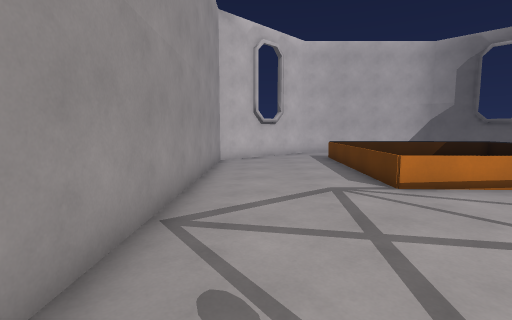
view 1 (above)

16 first-person views from a walk through a Godot game level. The camera is 1.4 m above the floor, tilts 6° down and sees 85° across. The floor is counted in squares, 1 m on a side. Each view is taken from the middle of a square. On the plan, view 1 faces up. The plan holds only what a view shows up to about 14 squares ahead; the rest is blank. The place goes on beyond the plan. Some surface patterns are stand-ins.

view 2
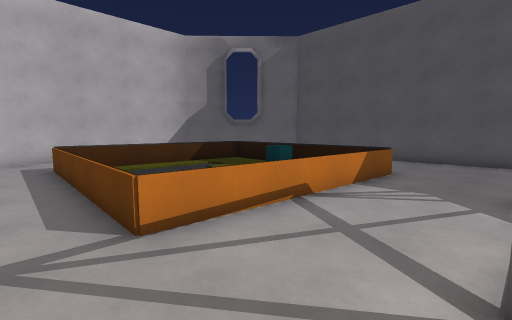

view 3
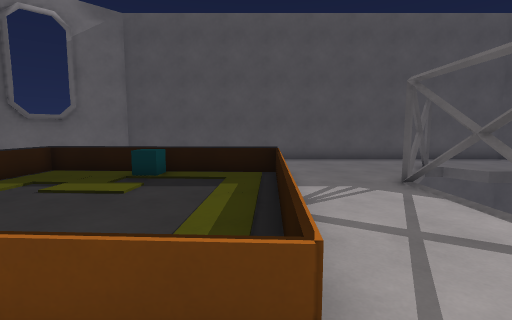

view 4
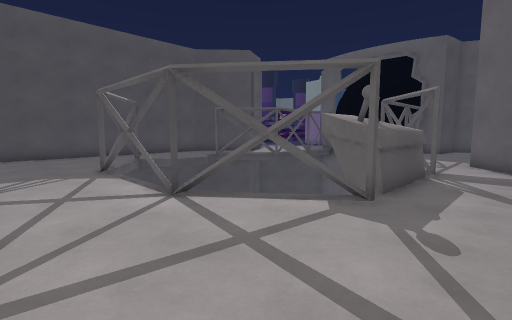

view 5
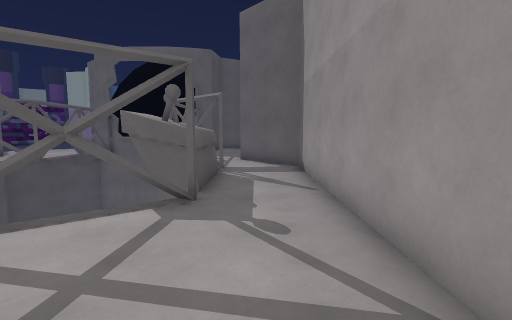

view 6
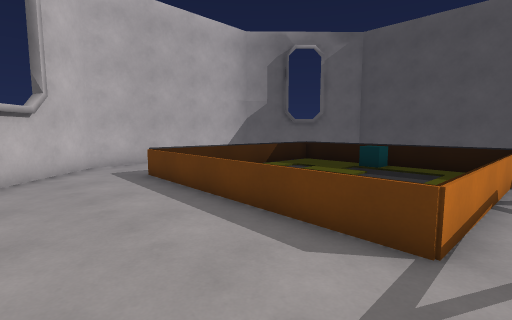

view 7
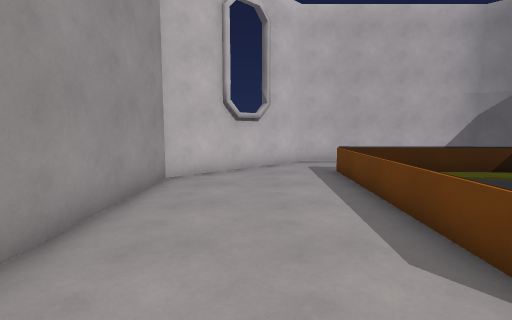

view 8
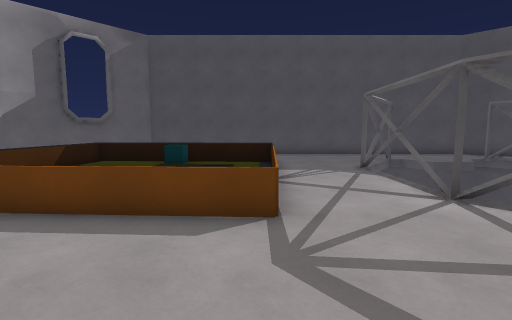

view 9
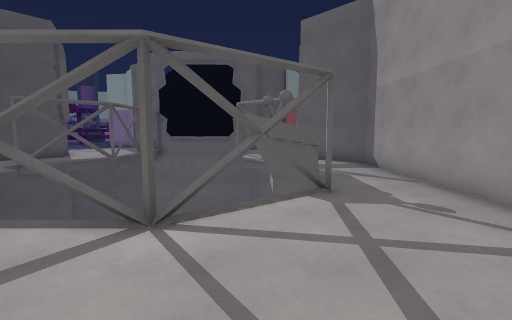

view 10
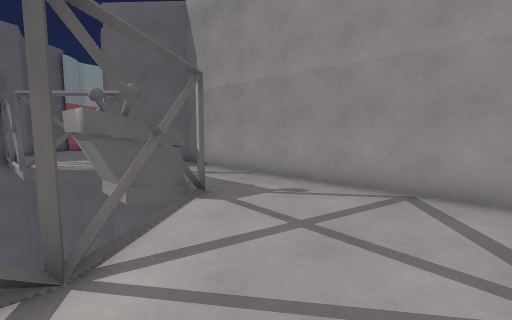

view 11
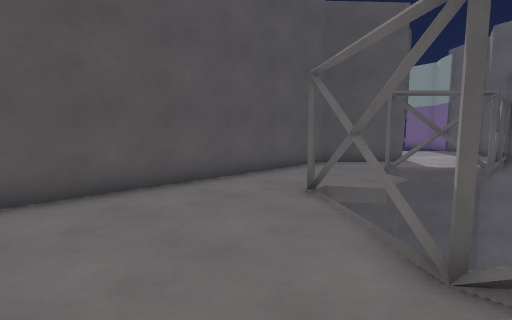

view 12
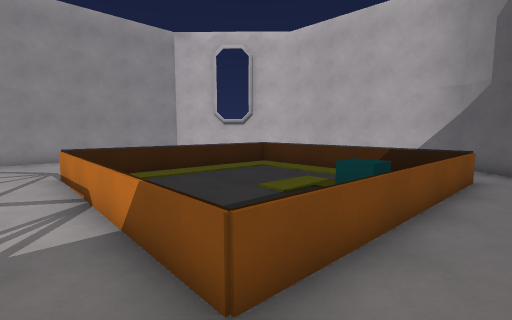

view 13
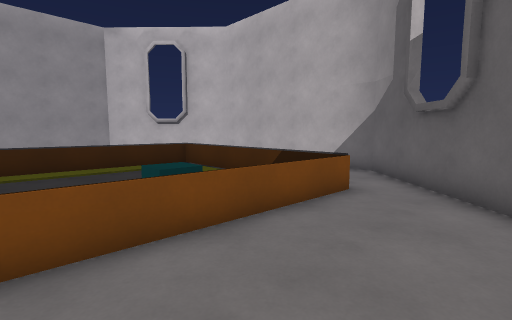

view 14
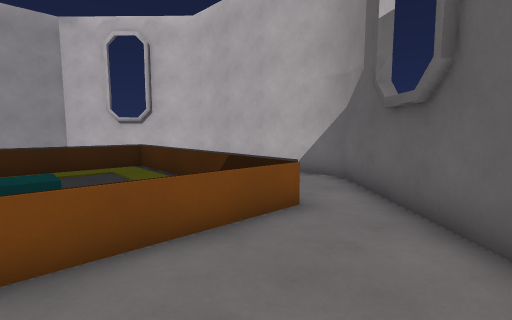

view 15
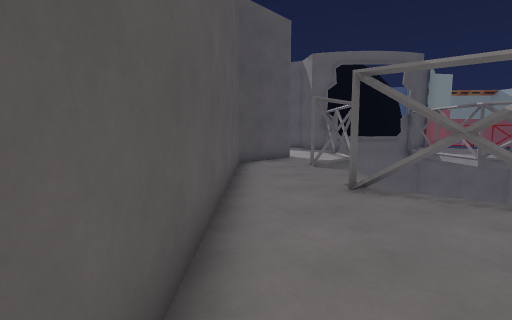

view 16
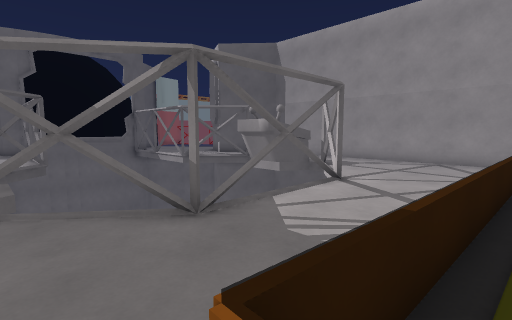

### Floor plan
Key: @ floor where view 1 was taken; # wall or solid block; x gap in a wall; . floor; ^ raised ledge; v drop or lower ground; T terminal.
Columns run from 2 left of view 1 to 16 right of it. Each row starts with its distance up from view 1.
 18     ###########
 17    ##...    ..##
 16   ##...      ..##
 15  ##....      ...##
 14 ##....^^^^^^^^^..##
 13 #.....^       ^...#
 12 #.....^       ^...#
 11 #.....^     ^^....#
 10 #.....^     ^^....#
  9 #.....^      ^... #
  8 #.....^      ^.. .#
  7 #.....^^^^^^^^....#
  6 #............^....#
  5 #.................#
  4 #.................#
  3 #......vxvxv......#
  2 #....#v     v#....#
  1 #...#v       v#...#
  0 #.@TT         v#..#
 -1 #...TT        ....#
 -2 #...TT        ....#
 -3 #...TT        v...#
 -4 #..#           #..#
 -5 #...#        v#...#
 -6 ##...#      v#...##
 -7  ##...v     v...##

Positions as (right, up) in squares from view 1, and headings:
1: (0, 0), facing up
2: (2, 3), facing up-right
3: (2, 7), facing right
4: (-1, 6), facing down-right
5: (0, 6), facing down
6: (0, 6), facing up-right
7: (1, 5), facing up
8: (-1, 7), facing right
9: (3, 7), facing down
10: (5, 6), facing down-left
11: (9, 6), facing down-right
12: (13, 5), facing up-left
13: (15, 8), facing up-left
14: (15, 10), facing up-left
15: (15, 7), facing down
16: (12, 7), facing down-left
